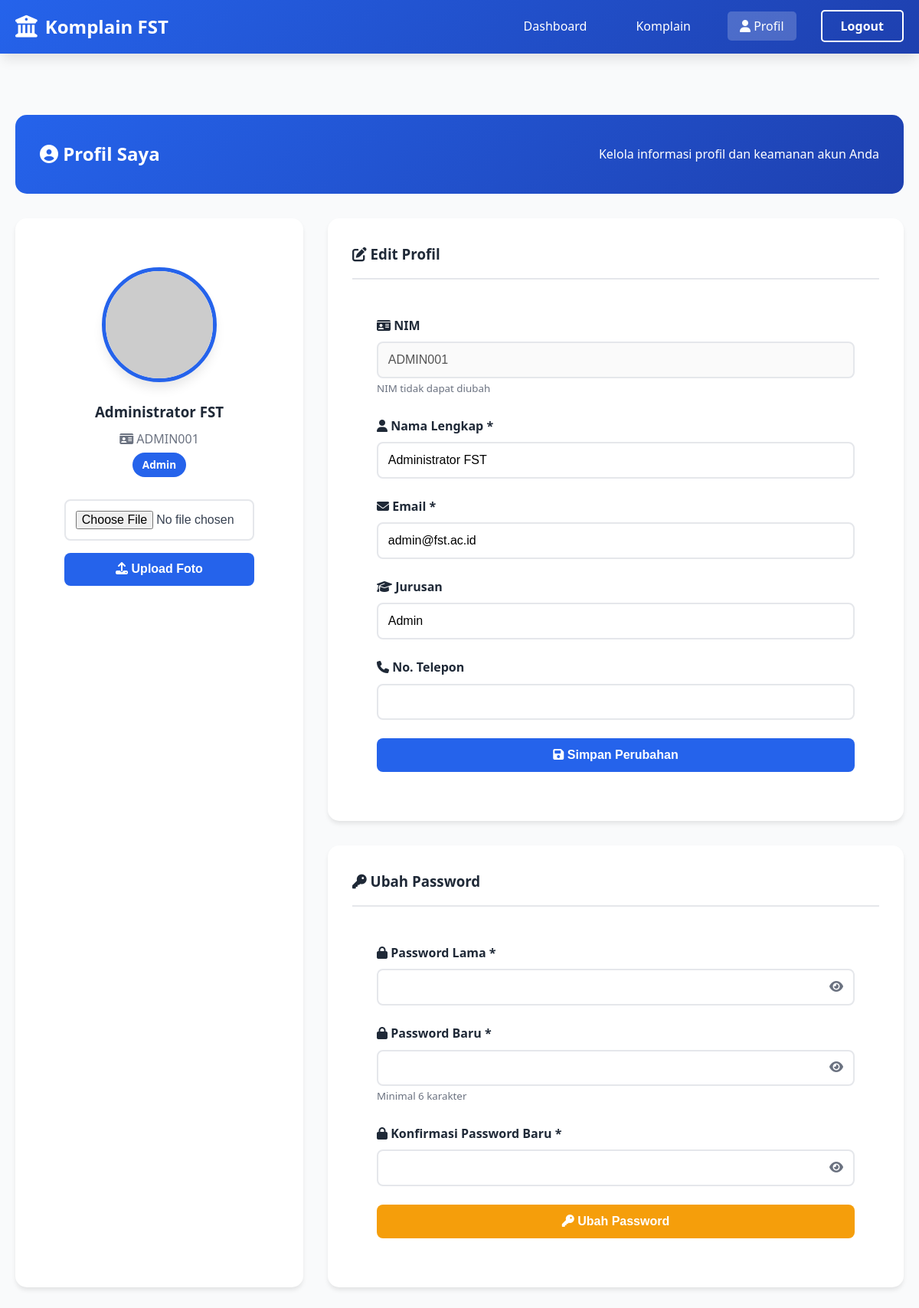
The page /profil.php (signed in) on the database its author committed.
### tables this page shows
CREATE TABLE IF NOT EXISTS users (
    id INT PRIMARY KEY AUTO_INCREMENT,
    nim VARCHAR(20) UNIQUE NOT NULL,
    nama VARCHAR(100) NOT NULL,
    email VARCHAR(100) UNIQUE NOT NULL,
    password VARCHAR(255) NOT NULL,
    jurusan VARCHAR(50) NOT NULL,
    no_telp VARCHAR(15),
    role ENUM('mahasiswa', 'admin') DEFAULT 'mahasiswa',
    foto_profil VARCHAR(255) DEFAULT 'default.jpg',
    created_at TIMESTAMP DEFAULT CURRENT_TIMESTAMP
);

### profil.php (the view, shortened to what this page needs)
<?php
require_once 'config.php';
$user_id = $_SESSION['user_id'];
$user_query = mysqli_query($conn, "SELECT * FROM users WHERE id = $user_id");
$user = mysqli_fetch_assoc($user_query);
?>
<!DOCTYPE html>
<html lang="id">
<head>
    <link rel="stylesheet" href="css/style.css">
    <link rel="stylesheet" href="https://cdnjs.cloudflare.com/ajax/libs/font-awesome/6.4.0/css/all.min.css">
</head>
<body>
    <nav class="navbar">
        <div class="container">
            <div class="nav-brand">
                <i class="fas fa-university"></i>
                <span>Komplain FST</span>
            </div>
            <ul class="nav-menu">
                <li><a href="dashboard.php">Dashboard</a></li>
                <li><a href="komplain-saya.php">Komplain</a></li>
                <li><a href="profil.php" class="active"><i class="fas fa-user"></i> Profil</a></li>
                <li><a href="logout.php" class="btn-nav-outline">Logout</a></li>
            </ul>
        </div>
    </nav>
    <section class="dashboard">
        <div class="container">
            <div class="dashboard-header">
                <h1><i class="fas fa-user-circle"></i> Profil Saya</h1>
                <p>Kelola informasi profil dan keamanan akun Anda</p>
            </div>
            <div style="display: grid; grid-template-columns: 1fr 2fr; gap: 2rem; margin-top: 2rem;">
                <div class="card">
                    <div style="text-align: center; padding: 2rem;">
                        <div style="width: 150px; height: 150px; margin: 0 auto 1.5rem; border-radius: 50%; overflow: hidden; border: 5px solid var(--primary); box-shadow: var(--shadow-lg);">
                            <?php
                            $foto_path = file_exists('uploads/profiles/' . $user['foto_profil']) && $user['foto_profil'] != 'default.jpg'
                                ? 'uploads/profiles/' . $user['foto_profil']
                                : 'https://ui-avatars.com/api/?name=' . urlencode($user['nama']) . '&size=200&background=2563eb&color=fff';
                            ?>
                            <img src="<?php echo $foto_path; ?>" alt="Foto Profil" style="width: 100%; height: 100%; object-fit: cover;">
                        </div>
                        <h3 style="color: var(--dark); margin-bottom: 0.5rem;"><?php echo $user['nama']; ?></h3>
                        <p style="color: #6b7280; margin-bottom: 0.5rem;">
                            <i class="fas fa-id-card"></i> <?php echo $user['nim']; ?>
                        </p>
                        <span class="badge" style="background: var(--primary); color: white;">
                            <?php echo ucfirst($user['role']); ?>
                        </span>
                        <form method="POST" enctype="multipart/form-data" style="margin-top: 2rem;">
                            <input type="file" name="foto" accept="image/*" class="form-control" style="margin-bottom: 1rem;">
                            <button type="submit" name="upload_photo" class="btn btn-primary-form btn-block">
                                <i class="fas fa-upload"></i> Upload Foto
                            </button>
                        </form>
                    </div>
                </div>
                <div>
                    <div class="card" style="margin-bottom: 2rem;">
                        <div class="card-header">
                            <h3><i class="fas fa-edit"></i> Edit Profil</h3>
                        </div>
                        <div style="padding: 2rem;">
                            <form method="POST">
                                <div class="form-group">
                                    <label for="nim"><i class="fas fa-id-card"></i> NIM</label>
                                    <input type="text" id="nim" class="form-control" value="<?php echo $user['nim']; ?>" disabled>
                                    <small style="color: #6b7280;">NIM tidak dapat diubah</small>
                                </div>
                                <div class="form-group">
                                    <label for="nama"><i class="fas fa-user"></i> Nama Lengkap *</label>
                                    <input type="text" id="nama" name="nama" class="form-control" value="<?php echo $user['nama']; ?>" required>
                                </div>
                                <div class="form-group">
                                    <label for="email"><i class="fas fa-envelope"></i> Email *</label>
                                    <input type="email" id="email" name="email" class="form-control" value="<?php echo $user['email']; ?>" required>
                                </div>
                                <div class="form-group">
                                    <label for="jurusan"><i class="fas fa-graduation-cap"></i> Jurusan</label>
                                    <input type="text" id="jurusan" name="jurusan" class="form-control" value="<?php echo $user['jurusan']; ?>">
                                </div>
                                <div class="form-group">
                                    <label for="no_telp"><i class="fas fa-phone"></i> No. Telepon</label>
                                    <input type="tel" id="no_telp" name="no_telp" class="form-control" value="<?php echo $user['no_telp']; ?>">
                                </div>
                                <button type="submit" name="update_profile" class="btn btn-primary-form btn-block">
                                    <i class="fas fa-save"></i> Simpan Perubahan
                                </button>
                            </form>
                        </div>
                    </div>
                    <div class="card">
                        <div class="card-header">
                            <h3><i class="fas fa-key"></i> Ubah Password</h3>
                        </div>
                        <div style="padding: 2rem;">
                            <form method="POST">
                                <div class="form-group">
                                    <label for="old_password"><i class="fas fa-lock"></i> Password Lama *</label>
                                    <input type="password" id="old_password" name="old_password" class="form-control" required>
                                </div>
                                <div class="form-group">
                                    <label for="new_password"><i class="fas fa-lock"></i> Password Baru *</label>
                                    <input type="password" id="new_password" name="new_password" class="form-control" minlength="6" required>
                                    <small style="color: #6b7280;">Minimal 6 karakter</small>
                                </div>
                                <div class="form-group">
                                    <label for="confirm_password"><i class="fas fa-lock"></i> Konfirmasi Password Baru *</label>
                                    <input type="password" id="confirm_password" name="confirm_password" class="form-control" required>
                                </div>
                                <button type="submit" name="change_password" class="btn btn-warning btn-block">
                                    <i class="fas fa-key"></i> Ubah Password
                                </button>
                            </form>
                        </div>
                    </div>
                </div>
            </div>
        </div>
    </section>
</body>
</html>

### css/style.css (style rules this page uses)
* { margin: 0; padding: 0; box-sizing: border-box; }
:root { --primary: #2563eb; --primary-dark: #1e40af; --secondary: #10b981; --danger: #ef4444; --warning: #f59e0b; --dark: #1f2937; --light: #f9fafb; --white: #ffffff; --text: #374151; --border: #e5e7eb; --shadow: 0 4px 6px -1px rgba(0, 0, 0, 0.1); --shadow-lg: 0 10px 15px -3px rgba(0, 0, 0, 0.1); }
body { font-family: 'Segoe UI', Tahoma, Geneva, Verdana, sans-serif; line-height: 1.6; color: var(--text); background: var(--light); }
.container { max-width: 1200px; margin: 0 auto; padding: 0 20px; }
.navbar { background: linear-gradient(135deg, var(--primary), var(--primary-dark)); color: var(--white); padding: 1rem 0; position: sticky; top: 0; z-index: 1000; box-shadow: var(--shadow-lg); }
.navbar .container { display: flex; justify-content: space-between; align-items: center; }
.nav-brand { display: flex; align-items: center; gap: 10px; font-size: 1.5rem; font-weight: bold; }
.nav-brand i { font-size: 1.8rem; }
.nav-menu { display: flex; list-style: none; gap: 2rem; align-items: center; }
.nav-menu a { color: var(--white); text-decoration: none; transition: all 0.3s; padding: 0.5rem 1rem; border-radius: 5px; }
.nav-menu a:hover, .nav-menu a.active { background: rgba(255, 255, 255, 0.2); }
.btn-nav-outline { border: 2px solid var(--white); padding: 0.5rem 1.5rem !important; border-radius: 25px; font-weight: 600; }
.form-group { margin-bottom: 1.5rem; }
.form-group label { display: block; margin-bottom: 0.5rem; color: var(--dark); font-weight: 600; }
.form-control { width: 100%; padding: 0.8rem; border: 2px solid var(--border); border-radius: 8px; font-size: 1rem; transition: 0.3s; }
.btn { padding: 0.8rem 2rem; border: none; border-radius: 8px; font-size: 1rem; font-weight: 600; cursor: pointer; transition: 0.3s; text-decoration: none; display: inline-block; }
.btn-block { width: 100%; }
.btn-primary-form { background: var(--primary); color: var(--white); }
.btn-warning { background: var(--warning); color: var(--white); }
.dashboard { padding: 80px 0; min-height: 100vh; }
.dashboard-header { background: linear-gradient(135deg, var(--primary), var(--primary-dark)); color: var(--white); padding: 2rem; border-radius: 15px; margin-bottom: 2rem; display: flex; justify-content: space-between; align-items: center; }
.card { background: var(--white); padding: 2rem; border-radius: 15px; box-shadow: var(--shadow); margin-bottom: 2rem; }
.card-header { border-bottom: 2px solid var(--border); padding-bottom: 1rem; margin-bottom: 1rem; }
.card-header h3 { color: var(--dark); }
.badge { padding: 0.4rem 0.8rem; border-radius: 20px; font-size: 0.85rem; font-weight: 600; }

### rows shown on the page
users: nama "Administrator FST", nim "ADMIN001", role "Admin", email "admin@fst.ac.id", jurusan "Admin"
